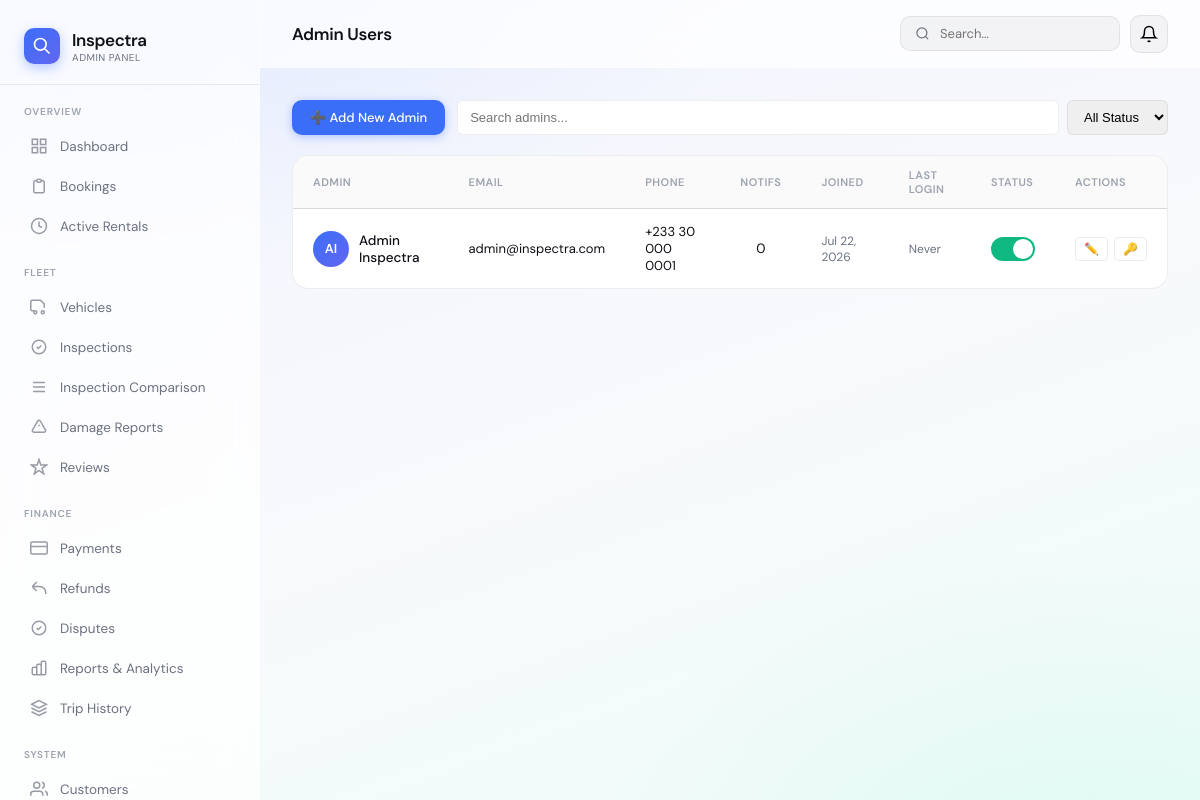
Screenshot of /admin/admin-users.php (signed in) with the database file from the repository.
### tables this page shows
CREATE TABLE IF NOT EXISTS users (
    id INT UNSIGNED AUTO_INCREMENT PRIMARY KEY,
    uuid VARCHAR(36) UNIQUE NOT NULL,
    first_name VARCHAR(100) NOT NULL,
    last_name VARCHAR(100) NOT NULL,
    email VARCHAR(255) UNIQUE NOT NULL,
    phone VARCHAR(30),
    date_of_birth DATE NULL,
    address VARCHAR(255) NULL,
    city VARCHAR(100) NULL,
    id_document_type VARCHAR(50) NULL,
    id_document_number VARCHAR(80) NULL,
    emergency_contact_name VARCHAR(150) NULL,
    emergency_contact_phone VARCHAR(30) NULL,
    password_hash VARCHAR(255),
    role ENUM('admin','customer') NOT NULL DEFAULT 'customer',
    avatar VARCHAR(500),
    avatar_path VARCHAR(500) NULL,
    oauth_provider ENUM('google','apple') NULL,
    oauth_id VARCHAR(255) NULL,
    is_verified TINYINT(1) DEFAULT 0,
    is_active TINYINT(1) DEFAULT 1,
    email_verified_at TIMESTAMP NULL,
    last_login_at TIMESTAMP NULL,
    created_at TIMESTAMP DEFAULT CURRENT_TIMESTAMP,
    updated_at TIMESTAMP DEFAULT CURRENT_TIMESTAMP ON UPDATE CURRENT_TIMESTAMP,
    INDEX idx_email (email),
    INDEX idx_role (role),
    INDEX idx_uuid (uuid)
);

### includes/helpers.php (called while the page is built, shortened)
<?php
function e(string $str): string {
    return htmlspecialchars($str, ENT_QUOTES, 'UTF-8');
}
function format_date(string $date, string $format = 'M d, Y'): string { return date($format, strtotime($date)); }
function sanitize(string $str): string { return trim(strip_tags($str)); }
    ?>

### includes/db.php (called while the page is built, shortened)
<?php
class DB {
    private static ?PDO $instance = null;
    public static function getInstance(): PDO {
        if (self::$instance === null) {
            try {
                $dsn = "mysql:host=" . DB_HOST . ";port=" . DB_PORT . ";dbname=" . DB_NAME . ";charset=utf8mb4";
                self::$instance = new PDO($dsn, DB_USER, DB_PASS, [
                    PDO::ATTR_ERRMODE            => PDO::ERRMODE_EXCEPTION,
                    PDO::ATTR_DEFAULT_FETCH_MODE => PDO::FETCH_ASSOC,
                    PDO::ATTR_EMULATE_PREPARES   => false,
                ]);
            } catch (PDOException $e) {
                http_response_code(500);
                die(json_encode(['error' => 'Database connection failed']));
            }
        }
        return self::$instance;
    }
    public static function query(string $sql, array $params = []): PDOStatement {
        $stmt = self::getInstance()->prepare($sql);
        $stmt->execute($params);
        return $stmt;
    }
    public static function fetchAll(string $sql, array $params = []): array {
        return self::query($sql, $params)->fetchAll();
    }
}

### admin/admin-users.php (the view, shortened to what this page needs)
<?php
$search = sanitize($_GET['search'] ?? '');
$status = $_GET['status'] ?? '';
$admins = DB::fetchAll("SELECT u.*, (SELECT COUNT(*) FROM notifications WHERE user_id=u.id) as notif_count FROM users u WHERE u.role='admin' " . ($search ? "AND CONCAT(first_name, ' ',last_name, ' ',email) LIKE '%$search%'" : "") . ($status ? " AND is_active=" . ($status=='active'?1:0) : "") . " ORDER BY u.created_at DESC");
require_once __DIR__ . '/../includes/admin-header.php';
?>
<div class="page-actions" style="display:flex;gap:12px;align-items:center;margin-bottom:20px">
  <button class="btn btn-primary" onclick="showModal()">➕ Add New Admin</button>
  <div style="display:flex;gap:8px;flex:1">
    <input style="padding:8px 12px;border:1px solid var(--border);border-radius:6px;font-size:13px;flex:1" placeholder="Search admins..." value="<?= e($search) ?>" id="searchInput" oninput="debounceSearch(this.value)">
    <select style="padding:8px 12px;border:1px solid var(--border);border-radius:6px;font-size:13px" id="statusFilter" onchange="applyFilters()">
      <option value="">All Status</option>
    </select>
  </div>
</div>
<div class="card">
  <div class="table-wrap">
    <table>
      <thead><tr><th>Admin</th><th>Email</th><th>Phone</th><th>Notifs</th><th>Joined</th><th>Last Login</th><th>Status</th><th>Actions</th></tr></thead>
      <tbody>
        <?php if (empty($admins)): ?>
        <tr><td colspan="8" style="text-align:center;padding:50px;color:var(--text-secondary)">No admins found</td></tr>
        <?php else: foreach ($admins as $admin): ?>
        <tr>
          <td>
            <div style="display:flex;align-items:center;gap:10px">
              <div class="avatar" style="width:36px;height:36px;font-size:13px"><?= strtoupper(substr($admin['first_name'],0,1) . substr($admin['last_name'],0,1)) ?></div>
              <span style="font-weight:500"><?= e($admin['first_name'].' '.$admin['last_name']) ?></span>
            </div>
          </td>
          <td style="font-size:13px"><?= e($admin['email']) ?></td>
          <td style="font-size:13px"><?= e($admin['phone'] ?? '—') ?></td>
          <td style="text-align:center"><?= $admin['notif_count'] ?></td>
          <td style="font-size:12px;color:var(--text-secondary)"><?= format_date($admin['created_at']) ?></td>
          <td style="font-size:12px;color:var(--text-secondary)"><?= $admin['last_login_at'] ? format_datetime($admin['last_login_at']) : 'Never' ?></td>
          <td>
            <label class="toggle-switch">
              <span class="slider"></span>
            </label>
          </td>
          <td>
            <div style="display:flex;gap:6px">
              <button class="btn-ghost" onclick="editAdmin(<?= json_encode($admin) ?>)" title="Edit">✏️</button>
              <button class="btn-ghost" onclick="resetPassword(<?= $admin['id'] ?>)" title="Reset Password">🔑</button>
            </div>
          </td>
        </tr>
        <?php endforeach; endif; ?>
      </tbody>
    </table>
  </div>
</div>
<?php require_once __DIR__ . '/../includes/admin-footer.php'; ?>

### admin/admin-users.php (style rules this page uses)
.toggle-switch { position:relative;display:inline-block;width:44px;height:24px; }
.slider { position:absolute;cursor:pointer;top:0;left:0;right:0;bottom:0;background:#cbd5e1;transition:.3s;border-radius:24px; }
.slider:before { position:absolute;content:"";height:20px;width:20px;left:2px;bottom:2px;background:white;transition:.3s;border-radius:50%; }
input:checked + .slider { background:var(--success); }
input:checked + .slider:before { transform:translateX(20px); }
.btn-ghost { background:none;border:1px solid var(--border);color:var(--text);padding:4px 8px;border-radius:4px;font-size:12px;cursor:pointer; }

### rows the page displays
users: first_name+last_name "AI", first_name+last_name "Admin Inspectra", email "admin@inspectra.com", phone "+233 30 000 0001", notif_count "0", created_at "Jul 22, 2026", shows "Never"

### other values shown
$pageTitle "Admin Users"
